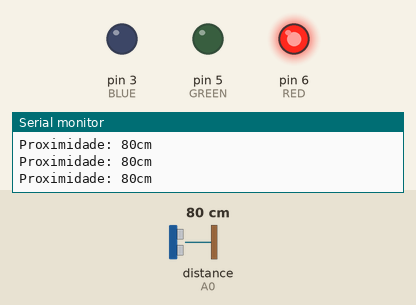
The sketch below on a simulated Arduino Uno, built with avr-gcc and run on an emulated ATmega328P. Shown: output pins drawn as LEDs (lit = HIGH), the last lines printed to the serial monitor. Wiring (inferred from the names in the program): ultrasonic range finder: trigger A0; echo A0. The inputs (shaded band) are chosen by the test bench; at power-on: distance to the obstacle (sensor on A0) 80 cm. The echo pulse lasts 58.3 µs per cm.

Above: at 1.3 s.
1.4 s: distance to the obstacle (sensor on A0) set to 83 cm
2.9 s: distance to the obstacle (sensor on A0) set to 91 cm
At 3.7 s:
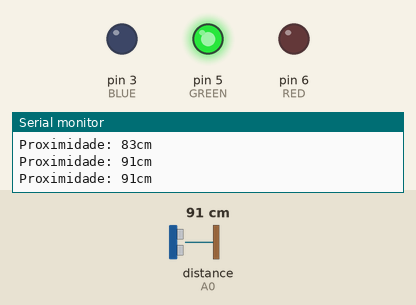
4.5 s: distance to the obstacle (sensor on A0) set to 165 cm
6.0 s: distance to the obstacle (sensor on A0) set to 175 cm
At 6.8 s:
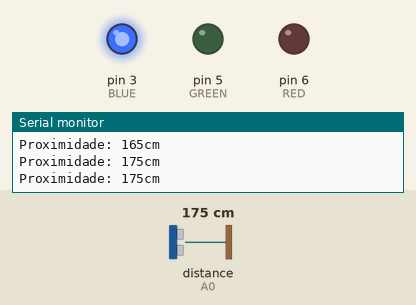
7.5 s: distance to the obstacle (sensor on A0) set to 2 cm
At 8.8 s:
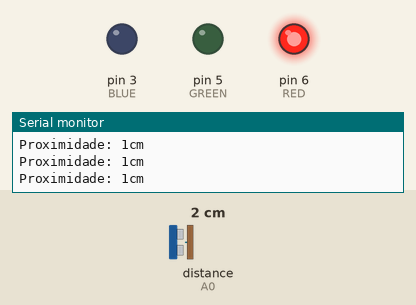
9.1 s: distance to the obstacle (sensor on A0) set to 250 cm
At 9.4 s:
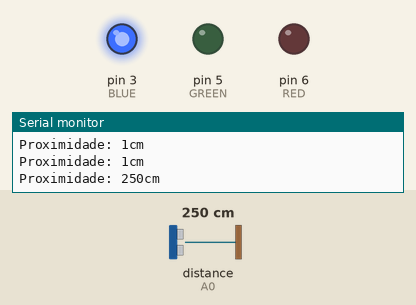
Timing chart, 0 to 11.6 s (numbered marks = the images above; inputs shaded):
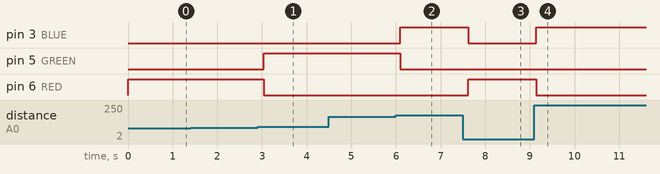

Measured:
- the behaviour switches between 85 and 86 cm on distance to the obstacle (sensor on A0) (found by bisection; images 0 and 1)
- the behaviour switches between 170 and 171 cm on distance to the obstacle (sensor on A0) (found by bisection; images 1 and 2)
- after the input at 2.9 s, pin 5 (GREEN): LOW → HIGH after 0.14 s; pin 6 (RED): HIGH → LOW after 0.14 s
- after the input at 6.0 s, pin 3 (BLUE): LOW → HIGH after 0.10 s; pin 5 (GREEN): HIGH → LOW after 0.10 s
- after the input at 7.5 s, pin 3 (BLUE): HIGH → LOW after 0.12 s; pin 6 (RED): LOW → HIGH after 0.12 s
- after the input at 9.1 s, pin 3 (BLUE): LOW → HIGH at once; pin 6 (RED): HIGH → LOW at once

The sketch:

Detec__o_de_Proximidade_com_Sensor_Ultrass_nico__3_pinos_.ino
```cpp
// constantes com os identificadores dos pinos e variaives
#define SIGNAL_PIN A0 // pino do sensor
#define RED 6
#define GREEN 5 // pinos dos leds
#define BLUE 3
int distancia = 0;


long lerDistanciaUltrassonica(int pinoAcionador, int pinoEco)
{
	pinMode(pinoAcionador, OUTPUT);
	digitalWrite(pinoAcionador, LOW); // limpar o acionador o deixando em LOW
	delayMicroseconds(2);

	// deixar o acionador em HIGH por 10 microsegundos
	digitalWrite(pinoAcionador, HIGH);
	delayMicroseconds(10);
	digitalWrite(pinoAcionador, LOW);

	// ler o pino de eco e retornar o tempo de viagem da onda sonora em microsegundos
	pinMode(pinoEco, INPUT);
	return pulseIn(pinoEco, HIGH);
}

void setup()
{
	Serial.begin(9600); // iniciar troca de dados com o monitor serial a 9600 bauds
	// definir pinos dos leds como saida
	pinMode(RED, OUTPUT);
	pinMode(GREEN, OUTPUT);
	pinMode(BLUE, OUTPUT);
}

void loop()
{
	distancia = 0.01723 * lerDistanciaUltrassonica(SIGNAL_PIN, SIGNAL_PIN); // conversao de tempo de viagem em microsegundos recebido do eco para 'cm'

	// imprimir leituras no Monitor Serial
	Serial.print("Proximidade: ");
	Serial.print(distancia);
	Serial.println("cm");

	// acender LEDs de aviso
	if (distancia <= 85)
	{
		digitalWrite(GREEN, LOW);
		digitalWrite(BLUE, LOW);
		digitalWrite(RED, HIGH);
	}
	else if (distancia > 85 && distancia <= 170)
	{
		digitalWrite(RED, LOW);
		digitalWrite(BLUE, LOW);
		digitalWrite(GREEN, HIGH);
	}
	else // distancia > 170
	{
		digitalWrite(RED, LOW);
		digitalWrite(GREEN, LOW);
		digitalWrite(BLUE, HIGH);
	}

	delay(500); // delay para evitar queda de desempenho
}
```
